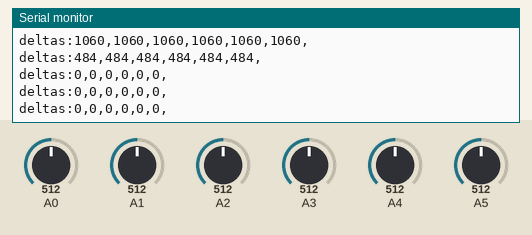
Simulated run of this program. Board: Arduino Uno, built with avr-gcc and run on an emulated ATmega328P. On the bench: the last lines printed to the serial monitor. Inputs (shaded band) come from the test bench; at power-on: A0 = 512, A1 = 512, A2 = 512, A3 = 512, A4 = 512, A5 = 512.

Above: at 1.2 s.
1.3 s: A0 set to 716
At 1.33 s:
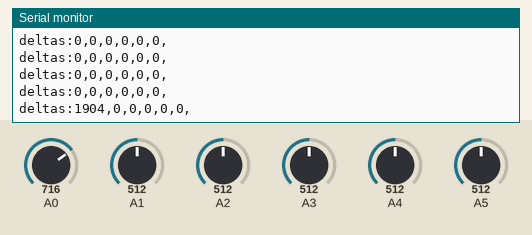
2.8 s: A1 set to 716
At 2.85 s:
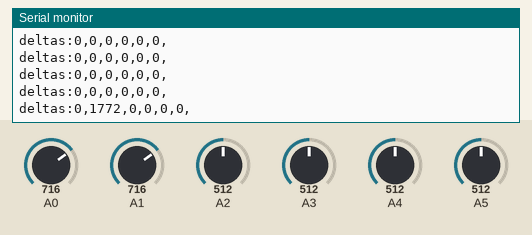
4.3 s: A2 set to 716
At 4.37 s:
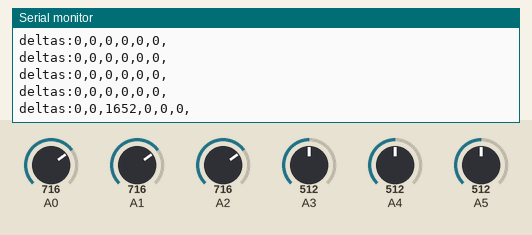
5.8 s: A3 set to 716
At 5.89 s:
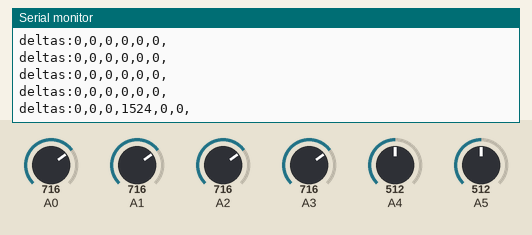
7.3 s: A4 set to 716
At 7.31 s:
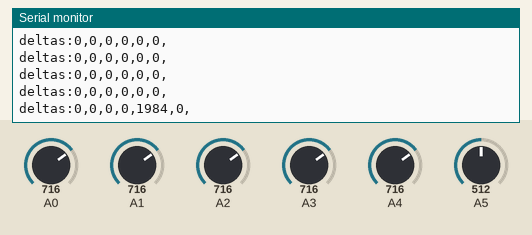
8.8 s: A5 set to 716
At 8.83 s:
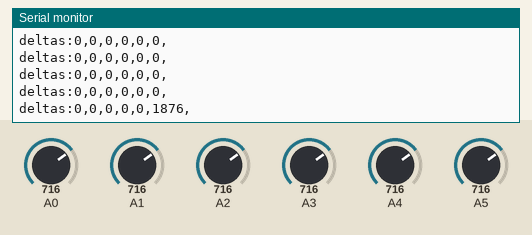
Timing chart, 0 to 11.3 s (numbered marks = the images above; inputs shaded):
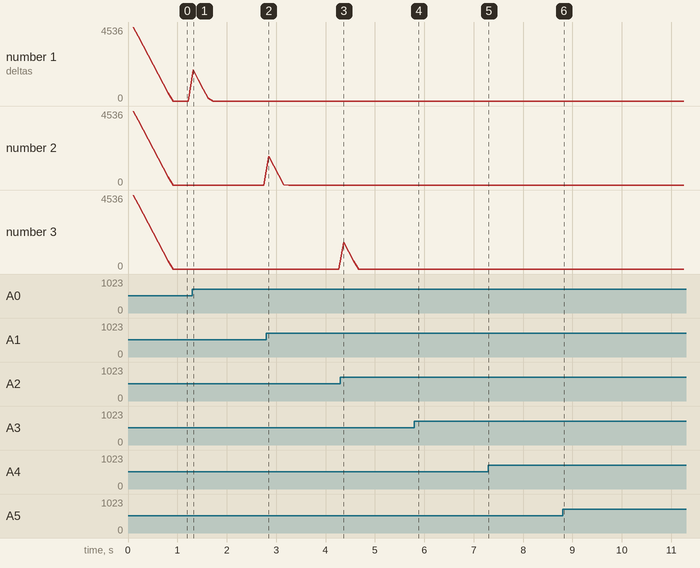

The program:

main.cpp
```cpp
#include <Arduino.h>

#define NoOfChannels 6

long lastDebug = 0;
int lastAnalogRead[NoOfChannels] = {0};
int deltas[NoOfChannels] = {0};

long gains[NoOfChannels] = {10};
long dampings[NoOfChannels] = {4};
long maxes[NoOfChannels] = {10000};


void setup()
{
  Serial.begin(115200);
  for(int i = 1 ; i < NoOfChannels; i++){
    gains[i] = gains[0];
    dampings[i] = dampings[0];
    maxes[i] = maxes[0];

  }
}

void loop()
{
  if (Serial.available()){
    String str = Serial.readStringUntil('\n');
    String com = str.substring(0, str.indexOf("="));
    long * array = 0;
    String arg = str.substring(str.indexOf("=") + 1);
    if (com.startsWith("gain"))
      array = gains;
    else if (com.startsWith("max"))
      array = maxes;
    else if (com.startsWith("damping"))
      array = dampings;
    else { // common commands

    }
    if (array != 0){
      int index = com.substring(com.indexOf(" ") + 1).toInt();
      if (index < 0 || index >= NoOfChannels)
        return;
      int lastValue = array[index];
      arg.trim();
      if (arg != "")
        lastValue = arg.toInt();
      array[index] = lastValue;
    }
  }
  for (int i = 0; i < NoOfChannels; i++)
  {
    // put your main code here, to run repeatedly:
    int currentAnalogRead = analogRead(A0 + i) * gains[i];
    deltas[i] += abs(currentAnalogRead - lastAnalogRead[i]);
    lastAnalogRead[i] = currentAnalogRead;
    deltas[i] -= dampings[i];
    if (deltas[i] < 0)
      deltas[i] = 0;
    else if (deltas[i] > maxes[i])
      deltas[i] = maxes[i];
  }
  if (millis() - lastDebug > 100)
  {
    Serial.print("deltas:");
    for (int i = 0; i < NoOfChannels; i++)
    {
      Serial.print(deltas[i]);
      Serial.print(",");
    }
    Serial.println();
    lastDebug = millis();
  }
}
```

Measured:
- after the input at 1.3 s, the serial monitor: prints a new line at once (image 1)
- after the input at 2.8 s, the serial monitor: prints a new line after 0.05 s (image 2)
- after the input at 4.3 s, the serial monitor: prints a new line after 0.07 s (image 3)
- after the input at 5.8 s, the serial monitor: prints a new line after 0.09 s (image 4)
- after the input at 7.3 s, the serial monitor: prints a new line at once (image 5)
- after the input at 8.8 s, the serial monitor: prints a new line at once (image 6)
